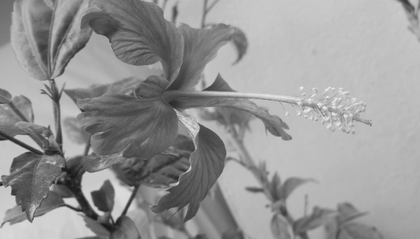
%> input picture TODOs/lec12/images/img.png, 420 x 239 px, shrunk from 523 x 297 before the run
$ octave filters.m   (GNU Octave 9; MATLAB toolbox functions it lacks are replaced by stand-ins)
%> lines starting %> are read from the running program, lines starting %| are printed output that depends on the picture
### GenericCode/my_convolution.m
function output_image = my_convolution(input_image, kernel)
%> called with kernel = [-1 -2 -1; 0 0 0; 1 2 1]
  [rows, cols] = size(input_image);
%> rows = 239; cols = 420
  [k_rows, k_cols] = size(kernel);
  pad_size = floor([k_rows k_cols] / 2);
  % Pad size for add padding like if 3x3 filter then 1 col and 1 row should
  % be padded as 3/2 = 1.5 = 1

  % Pad the input image with zeros to avoid boundary effects
  padded_image = padarray(input_image, pad_size, 'both');
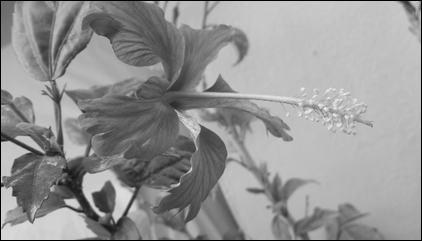
%> padded_image: size 241x422 double; min 0, max 238, mean 148.1
  % padarray is built function it take img, pad size and direction, from
  % both mean top,bottom,left right. you can see more details on https://www.mathworks.com/help/images/ref/padarray.html

  output_image = zeros(rows, cols);
  for i = 1:rows
    for j = 1:cols
      % Extract image neighborhood based on kernel size and padding
      image_window = padded_image(i:i+k_rows-1, j:j+k_cols-1);
      % Perform element-wise multiplication and summation (dot product)
      % in matlab .* do autoo element wise multiplication
      product = image_window .* kernel;
      new = reshape(product, 1, []);
      output_image(i, j) = sum(new);
    end
  end
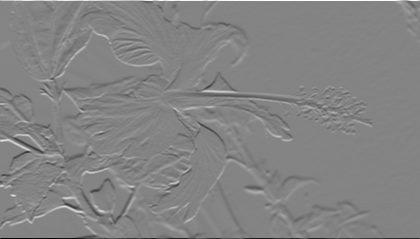
%> output_image: size 239x420 double; min -864, max 805, mean -0.5; drawn with min black and max white
end

### TODOs/lec12/filters.m
% import convultion/average code
addpath('../../GenericCode/')

img = double(rgb2gray(imread("./images/img.png")));

%2d filter which can extract only one type of edges either H or V

% vertical by 2D mask
% filter = [-1 0 1;-1 0 1;-1 0 1];

% horizontal by 2D mask
% filter = [1 1 1; -2 -2 -2;1 1 1];

% horizontal by 2D mask
% filter = [1 0 1; -2 0 -2; 1 0 1];

% horizontal by 2D mask
% filter = [0 -1 0; 1 -2 1; 0 1 0];

% Sobel filters

% V
% filter = [-1 0 1;-2 0 2; -1 0 1]

% H
 filter = [-1 -2 -1; 0 0 0; 1 2 1]

output = my_convolution(img,filter);

imshow(uint8(output));
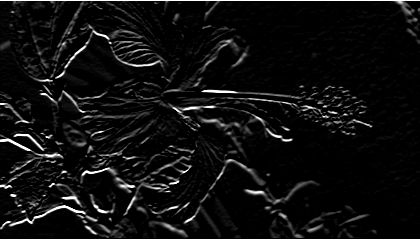
%> displayed picture: size 239x420, on the screen's scale of 0 to 255; min 0, max 255, mean 14.9
